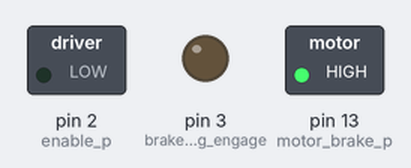
The sketch below on a simulated Arduino Uno, built with avr-gcc and run on an emulated ATmega328P. On the bench: switched loads named in the sketch (green lamp = pin HIGH), output pins drawn as LEDs (lit = HIGH). Pins used as bus, display or sensor lines are not drawn; what the sketch prints to the serial monitor is not drawn.

Above: at 0.1 s.
At 1.2 s:
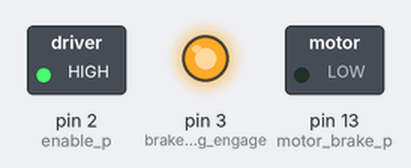
At 3.2 s:
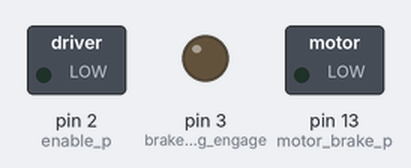
Timing chart, 0 to 5.5 s (numbered marks = the images above):
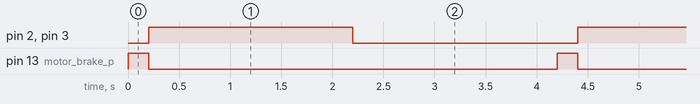

Measured:
- by itself, pin 2 (enable_p), pin 3 (brake_winding_engage): alternates HIGH for 2.0 s and LOW for 2.2 s
- by itself, pin 13 (motor_brake_p): alternates HIGH for 0.20 s and LOW for 4.0 s
- by itself, everything shown: repeats every 4.2 s, in 3 steps

The sketch:

motor_drive_test_2.ino
```cpp
const int motor_brake_p = 13;
const int brake_winding_engage = 3;
const int enable_p = 2;
const int step_p = 4;

void enable_stepper_ctl(boolean enabled) {
  digitalWrite(enable_p, enabled ? HIGH : LOW);
  digitalWrite(brake_winding_engage, enabled ? HIGH : LOW);
}

void setup() {
  Serial.begin(9600);
  Serial.println("Rebooted");

  pinMode(motor_brake_p, OUTPUT);
  pinMode(step_p, OUTPUT);
  digitalWrite(step_p, LOW);
  pinMode(enable_p, OUTPUT);
  pinMode(brake_winding_engage, OUTPUT);

  digitalWrite(motor_brake_p, LOW);
  enable_stepper_ctl(false);
}

void unbrake_motor() {
  enable_stepper_ctl(false);  // Safety first
  digitalWrite(brake_winding_engage, LOW);
  delayMicroseconds(500);
  digitalWrite(motor_brake_p, HIGH);
  //delay(30);
  delay(200);
  digitalWrite(motor_brake_p, LOW);
  delayMicroseconds(100);
}

void loop() {

  /*
  const unsigned long micros_per_step = (625*32) / 4; // 32 steps per cycle, 50 Hz (why 4?)
  enable_stepper_ctl(true);
  for(int i=0;i<(250*32);++i) {
    digitalWrite(step_p, HIGH);
    delayMicroseconds(2);
    digitalWrite(step_p, LOW);
    delayMicroseconds(micros_per_step - 10);
  }
  enable_stepper_ctl(false);
  delay(1000);
  */

  unbrake_motor();

  enable_stepper_ctl(true);
  const unsigned long micros_per_cycle = 20000;
  const unsigned long half_cycle_micros = micros_per_cycle / 2;
  const unsigned long start_micros = micros();
  while((micros() - start_micros) < 2000000) {
    digitalWrite(step_p, HIGH);
    delayMicroseconds(half_cycle_micros);
    digitalWrite(step_p, LOW);
    delayMicroseconds(half_cycle_micros);
  }
  enable_stepper_ctl(false);

  delay(2000);
}

/*
  const unsigned long micros_per_cycle = 20000;
  const unsigned long winding_offset_micros = micros_per_cycle / 4;  // 90 degree phase shift
  const unsigned long half_cycle_micros = micros_per_cycle / 2;
  const unsigned long start_micros = micros();

  boolean last_high_side_drive[2] = {false, false};
  while((micros() - start_micros) < 2000000) {
    const unsigned first_winding_micros = ((micros() + 0) - start_micros) % micros_per_cycle;
    const unsigned second_winding_micros = ((micros() + winding_offset_micros) - start_micros) % micros_per_cycle;
    const boolean high_side_drive[2] = {first_winding_micros < half_cycle_micros,
                                         second_winding_micros < half_cycle_micros};
    for(int i=0;i<2;++i) {
      // Dead time
      if(high_side_drive[i] != last_high_side_drive[i]) {
        digitalWrite(driver_pins[i][0], LOW);
        digitalWrite(driver_pins[i][1], LOW);
        delayMicroseconds(2);
        last_high_side_drive[i] = high_side_drive[i];
      }
      digitalWrite(driver_pins[i][0], high_side_drive[i] ? HIGH : LOW);
      digitalWrite(driver_pins[i][1], high_side_drive[i] ? LOW : HIGH);
    }
  }
*/
```
